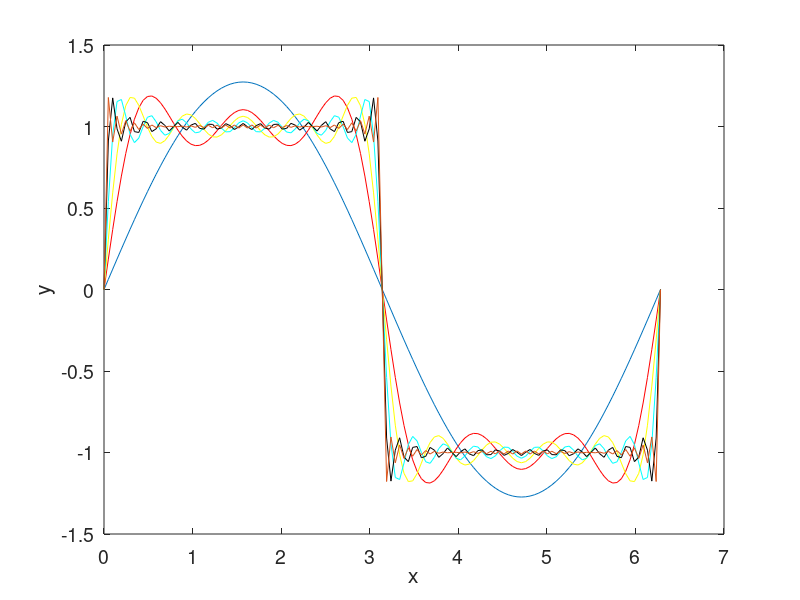

Write MATLAB code to recreate this figure.
clear all
close all

%========================================
% FDLIB
%
% Copyright by C. Pozrikidis, 1999
% All rights reserved
%
% This program is to be used only under the
% stipulations of the licensing agreement
%========================================

%===================
% plot a square wave
%===================

figure(1)
hold on
xlabel('x','fontsize',14)
ylabel('y','fontsize',14)
set(gca,'fontsize',14)
box on

%---
% plotting points
%---

Nplot=128;

dx = 2.0*pi/Nplot;

for i=1:Nplot+1
 x(i) = (i-1.0)*dx;
end

%---
% nested loops over repeat and Nplot
%---

%---
for repeat=1:6

 if(repeat==1)
  N=1;
 elseif(repeat==2)
  N=5;
 elseif(repeat==3)
  N=9;
 elseif(repeat==4)
  N=17;
 elseif(repeat==5)
  N=33;
 elseif(repeat==6)
  N=65;
 end

 for j=1:Nplot+1
  f(j) = 0.0;
  for i=1:2:N
   f(j) = f(j) + sin(i*x(j))/i;
  end
  f(j) = 4*f(j)/pi;
 end

 if(repeat==1)
  plot(x,f)
 elseif(repeat==2)
  plot(x,f,'r')
 elseif(repeat==3)
  plot(x,f,'y')
 elseif(repeat==4)
  plot(x,f,'c')
 elseif(repeat==5)
  plot(x,f,'k')
 elseif(repeat==6)
  plot(x,f)
 end

end % of repeat
%---
